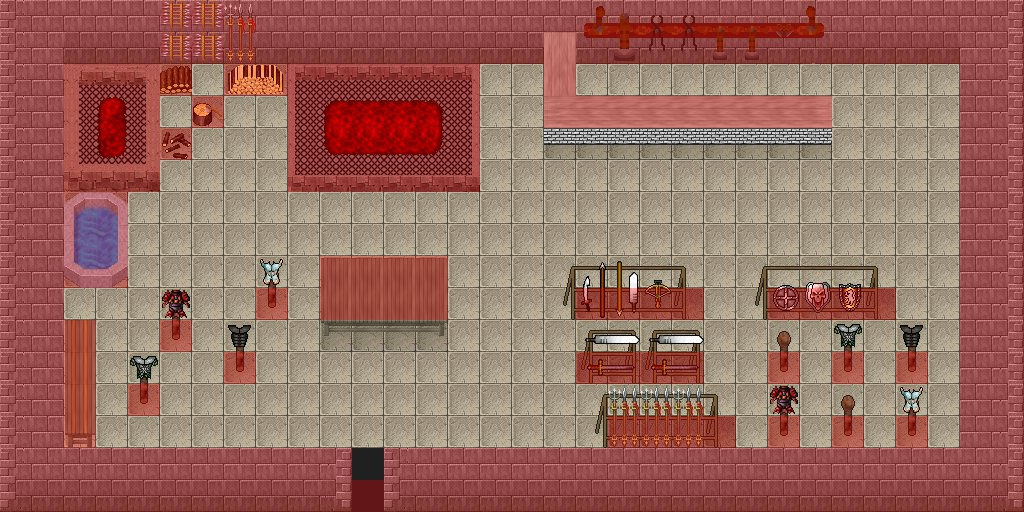

The image is a tile-based game level rendered from a .tmx file. Its description and source (layers, tilesets, objects; grid data summarised) follow:
An orthogonal 32x16 tile map with 32x32 px tiles, 7 tile layers (0_floor, 1_terrain, 2_object, 3_roof, ...), 1 hidden layer not drawn, 23 tilesets.

<map version="1.4" tiledversion="1.4.2" orientation="orthogonal" renderorder="right-down" width="32" height="16" tilewidth="32" tileheight="32" infinite="0" nextlayerid="9" nextobjectid="1">
 <tileset firstgid="1" name="carpets" tilewidth="32" tileheight="32" tilecount="8" columns="4">
  <image source="../../tileset/furniture/carpet/carpets.png" width="128" height="64" />
 </tileset>
 <tileset firstgid="9" name="fireplace" tilewidth="32" tileheight="32" tilecount="9" columns="3">
  <image source="../../tileset/building/decoration/fireplace.png" width="97" height="96" />
 </tileset>
 <tileset firstgid="18" name="fire_small" tilewidth="32" tileheight="32" tilecount="6" columns="3">
  <image source="../../tileset/ground/fire/fire_small.png" width="96" height="64" />
 </tileset>
 <tileset firstgid="24" name="grey_long" tilewidth="32" tileheight="32" tilecount="4" columns="2">
  <image source="../../tileset/furniture/table/grey_long.png" width="64" height="64" />
 </tileset>
 <tileset firstgid="28" name="pool" tilewidth="32" tileheight="32" tilecount="9" columns="3">
  <image source="../../tileset/building/decoration/pool.png" width="96" height="96" />
 </tileset>
 <tileset firstgid="37" name="fireplace_2" tilewidth="32" tileheight="32" tilecount="9" columns="3">
  <image source="../../tileset/building/decoration/fireplace_2.png" width="96" height="96" />
 </tileset>
 <tileset firstgid="46" name="fire" tilewidth="32" tileheight="32" tilecount="27" columns="3">
  <image source="../../tileset/ground/fire/fire.png" width="96" height="288" />
 </tileset>
 <tileset firstgid="73" name="grey_plain" tilewidth="32" tileheight="32" tilecount="9" columns="3">
  <image source="../../tileset/furniture/table/grey_plain.png" width="96" height="96" />
 </tileset>
 <tileset firstgid="82" name="toolset" tilewidth="32" tileheight="32" tilecount="18" columns="9">
  <image source="../../tileset/building/decoration/toolset.png" width="288" height="64" />
 </tileset>
 <tileset firstgid="100" name="weapons_rack" tilewidth="32" tileheight="32" tilecount="18" columns="9">
  <image source="../../tileset/item/armor/weapons_rack.png" width="288" height="64" />
 </tileset>
 <tileset firstgid="118" name="sword_rack" tilewidth="32" tileheight="32" tilecount="4" columns="2">
  <image source="../../tileset/item/armor/sword_rack.png" width="64" height="64" />
 </tileset>
 <tileset firstgid="122" name="table/grey_pale" tilewidth="32" tileheight="32" tilecount="8" columns="2">
  <image source="../../tileset/furniture/table/grey_pale.png" trans="ff00ff" width="64" height="128" />
 </tileset>
 <tileset firstgid="130" name="brick_base" tilewidth="32" tileheight="32" tilecount="3" columns="3">
  <image source="../../tileset/furniture/table/brick_base.png" trans="ff00ff" width="96" height="32" />
 </tileset>
 <tileset firstgid="133" name="stick" tilewidth="32" tileheight="32" tilecount="2" columns="1">
  <image source="../../tileset/furniture/other/stick.png" width="32" height="64" />
 </tileset>
 <tileset firstgid="135" name="armor" tilewidth="32" tileheight="32" tilecount="4" columns="4">
  <image source="../../tileset/item/armor/armor.png" width="128" height="32" />
 </tileset>
 <tileset firstgid="139" name="collision" tilewidth="32" tileheight="32" tilecount="1" columns="1">
  <image source="../../tileset/logic/collision.png" width="32" height="32" />
 </tileset>
 <tileset firstgid="140" name="protection" tilewidth="32" tileheight="32" tilecount="2" columns="2">
  <image source="../../tileset/logic/protection.png" width="64" height="32" />
 </tileset>
 <tileset firstgid="142" name="mury" tilewidth="32" tileheight="32" tilecount="26" columns="13">
  <image source="../../tileset/pol/domki/wiezienie_sciany.png" width="416" height="64" />
 </tileset>
 <tileset firstgid="168" name="kafle" tilewidth="32" tileheight="32" tilecount="80" columns="16">
  <image source="../../tileset/pol/domki/podloga/kafelki_rozne.png" width="512" height="160" />
 </tileset>
 <tileset firstgid="248" name="pieniek_drewno" tilewidth="32" tileheight="32" tilecount="12" columns="3">
  <image source="../../tileset/item/firewood.png" width="96" height="128" />
 </tileset>
 <tileset firstgid="260" name="strzaly" tilewidth="32" tileheight="32" tilecount="24" columns="6">
  <image source="../../tileset/pol/wyposazenie/miecze.png" width="192" height="128" />
 </tileset>
 <tileset firstgid="284" name="ziemniaki" tilewidth="32" tileheight="32" tilecount="2" columns="1">
  <image source="../../tileset/pol/wyposazenie/jedzenie/ziemniaki.png" width="32" height="64" />
 </tileset>
 <tileset firstgid="286" name="jedzenie" tilewidth="32" tileheight="32" tilecount="24" columns="8">
  <image source="../../tileset/pol/wyposazenie/jedzenie/jedzenie.png" width="256" height="96" />
 </tileset>
 <layer id="1" name="0_floor" width="32" height="16">
  <data>[512 cells, 512 non-empty, 12 distinct tile ids]</data>
 </layer>
 <layer id="2" name="1_terrain" width="32" height="16">
  <data>[512 cells, 83 non-empty, 51 distinct tile ids]</data>
 </layer>
 <layer id="3" name="2_object" width="32" height="16">
  <data>[512 cells, 57 non-empty, 31 distinct tile ids]</data>
 </layer>
 <layer id="4" name="3_roof" width="32" height="16">
  <data>[512 cells, 29 non-empty, 12 distinct tile ids]</data>
 </layer>
 <layer id="5" name="4_roof_add" width="32" height="16">
  <data>[512 cells, 12 non-empty, 5 distinct tile ids]</data>
 </layer>
 <layer id="6" name="objects" width="32" height="16">
  <data>[512 cells, 0 non-empty, 0 distinct tile ids]</data>
 </layer>
 <layer id="7" name="collision" width="32" height="16" opacity="0.3">
  <data>[512 cells, 270 non-empty, 1 distinct tile ids]</data>
 </layer>
 <layer id="8" name="protection" width="32" height="16" visible="0">
  <data>[512 cells, 512 non-empty, 1 distinct tile ids]</data>
 </layer>
</map>
